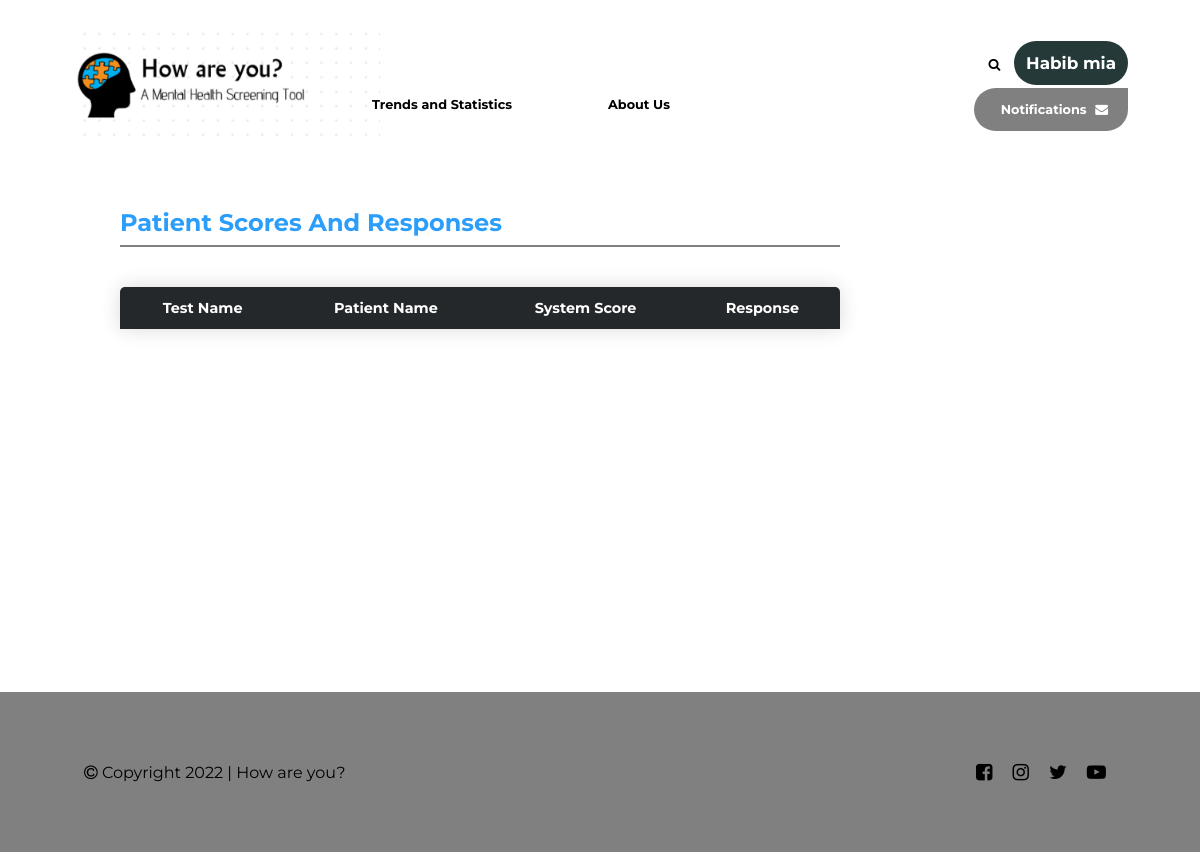
Page /test_result_poll (signed in) on the earlier database version.
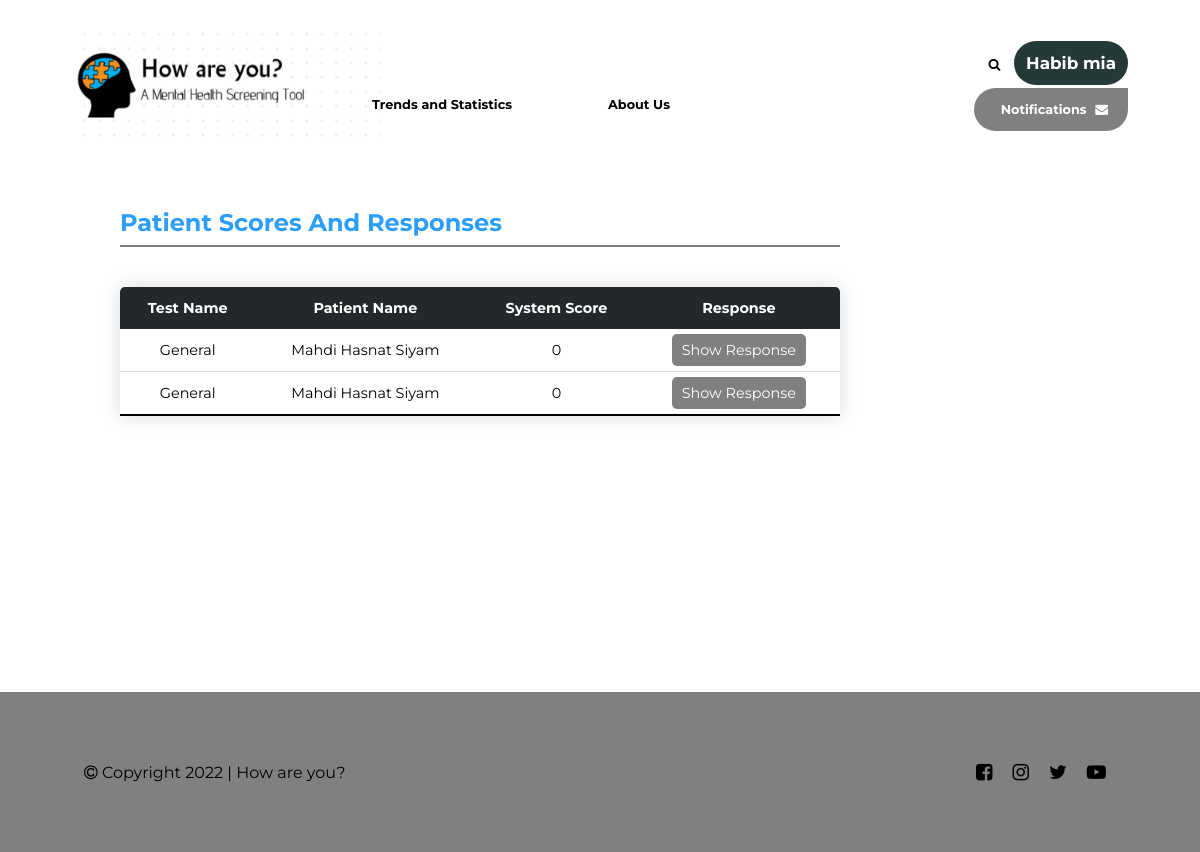
Same page on the later database version.
### persons/models.py (models this page shows)
class Person(models.Model):
	username = models.CharField(max_length=200,primary_key=True)
	name = models.CharField(max_length=200, default="Unknown")
	password = models.CharField(max_length=50)
	email = models.EmailField(max_length=50)
	joined_at = models.DateTimeField(default=timezone.now)
	date_of_birth = models.DateTimeField(default=timezone.now,null=False,blank=False)
	gender = models.CharField(
        max_length=1,
        choices=Gender.choices,
        null=False,
        blank=False,
        default=Gender.FEMALE,
    )
	mobile_number = models.CharField(null=True,max_length=50,blank=True)

### take_questionnaire/models.py (models this page shows)
class TestResult(models.Model):
    test = models.ForeignKey(Test, on_delete=models.CASCADE)
    patient = models.ForeignKey(Patient, on_delete=models.CASCADE)
    verifier = models.ForeignKey(Psychiatrist, on_delete=models.SET_NULL, null=True, default=None)
    questions = models.ManyToManyField(Question, through='Answer')
    submission_time = models.DateTimeField(default=timezone.now)
    comment = models.TextField(default='')
    def sum_score(self):
        score = 0
        for question in self.questions.all():
            answer = Answer.objects.get(testresult=self, question=question)
            score += answer.score
        return score

class Test(models.Model):
    added_by = models.ForeignKey(Psychiatrist, on_delete=models.DO_NOTHING)
    name = models.CharField("Name of the test", max_length=FIELD_LENGTH, null=False, blank=False)
    created_at = models.DateTimeField(default=timezone.now)
    is_approved = models.CharField(max_length=CHOICE_LENGTH, choices=Status.choices, default=Status.PENDING_APPROVAL)
    questions = models.ManyToManyField(Question, through='TestQuestion')

class Question(models.Model):
    added_by = models.ForeignKey(Psychiatrist, on_delete=models.CASCADE)
    class QuestionType(models.TextChoices):
        RADIO = 'RD', gettext_lazy('Radio')
        SLIDER = 'SL', gettext_lazy('Number Slider')
        MUL_CHOICE = 'CH', gettext_lazy('Multiple Choice')
    type = models.CharField(max_length=2, choices=QuestionType.choices, default=QuestionType.RADIO)
    created_at = models.DateTimeField(default=timezone.now)
    changed_at = models.DateTimeField(default=timezone.now)
    question_text = models.CharField(max_length=TEXT_FIELD, null=False, blank=False, default=UNSPECIFIED)

class Answer(models.Model):
    testresult = models.ForeignKey(TestResult, on_delete=models.CASCADE)
    question = models.ForeignKey(Question, on_delete=models.CASCADE)
    response = models.CharField(max_length=FIELD_LENGTH, null=False, blank=False, default=UNSPECIFIED)
    score = models.IntegerField(default=0)

### psychiatrists/views.py (the view)
# urls.py: path('test_result_poll', views.test_result_poll, name='test_result_poll'),
def test_result_poll(request):
	assert('username' in request.session)
	context={}
	context['my'] = Psychiatrist.objects.get(username=request.session['username'])
	context['testresults'] = TestResult.objects.filter(verifier = None)
	return render(request , 'psychiatrists/test_result_poll.html',context)

### psychiatrists/templates/psychiatrists/test_result_poll.html (shortened to what this page needs)
{% load static %}
<!DOCTYPE html>
<html lang="en">
<head>
    <link rel="stylesheet" href="https://cdnjs.cloudflare.com/ajax/libs/font-awesome/4.7.0/css/font-awesome.min.css">
    <link rel="stylesheet" href="{% static 'psychiatrists/zaber.css' %}">
    <link rel="stylesheet" href="{% static 'psychiatrists/styles.css' %}">
</head>
<body>
    <div class="container">
        <section class="header">
            {% include "logo.html" %}
            <nav>
                <ul class="nav-links">
                    <li>Trends and Statistics</li>
                    <li>About Us</li>
                </ul>
                <span class="nav-right">
                    <span>
                        <i class="fa fa-search" style="margin-right: 10px;"></i>
                        <span class="avatar">{{my.name}}</span>
                    </span>
                    <span class="notifi-box">
                        Notifications
                        <i class="fa fa-envelope" style="margin-left: 5px;"></i>
                    </span>
                </span>
            </nav>
        </section>
        <section class="body-sec">
            <ul class="test-ovrs">
                <li>
                    <span class="test-name">Patient Scores And Responses</span><br>
                    <hr style="border: 1px solid grey; margin-top: 1ex; width: 75%;">
                </li>
            </ul>
            <table class="content-table">
                <thead>
                    <tr>
                    <th>Test Name</th>
                    <th>Patient Name</th>
                    <th>System Score</th>
                    <th>Response</th>
                    </tr>
                </thead>
                <tbody>
                    {% for testresult in testresults%}
                    <tr>
                        <td>{{testresult.test.name}}</td>
                        <td>{{testresult.patient.name}}</td>
                        <td>{{testresult.sum_score}}</td>
                        <td> <span class="table-elem" onclick="location.href='{% url 'psychiatrists:test_result_varify' testresult.id %}'">Show Response</span> </td>
                    </tr>
                    {% endfor %}
                </tbody>
            </table>
        </section>
    </div>
    <section class="footer">
        <span><i class="fa fa-copyright"></i> Copyright <span class="year"></span> | How are you?</span>
        <div>
            <ul class="social-media">
                <li><a href="#"><i class="fa fa-facebook-square"></i></a></li>
                <li><a href="#"><i class="fa fa-instagram"></i></a></li>
                <li><a href="#"><i class="fa fa-twitter"></i></a></li>
                <li><a href="#"><i class="fa fa-youtube-play"></i></a></li>
            </ul>
        </div>
    </section>
</body>
</html>

### templates/logo.html
{% load static %}
<div class="logo" >
	<span onclick="location.href='{% url 'persons:index' %}'">
	<img src="{% static 'persons/logo.png' %}" alt="How are you?" height="40%" width="40%" >
	</span>
</div>

### psychiatrists/static/psychiatrists/zaber.css (style rules this page uses)
.content-table { border-collapse: collapse; margin: 25px 0; font-size: 0.9em; width: 75%; border-radius: 5px 5px 0 0; overflow: hidden; box-shadow: 0 0 20px rgba(0, 0, 0, 0.15); }
.content-table thead tr { background-color: rgb(36, 40, 43); color: #ffffff; text-align: left; font-weight: bold; }
.content-table th, .content-table td { padding: 12px 15px; }
.content-table tbody tr { border-bottom: 1px solid #dddddd; }
.content-table tbody tr:last-of-type { border-bottom: 2px solid black; }
.table-elem { padding: 7px; padding-left: 10px; padding-right: 10px; border-radius: 5px; background-color: gray; color: white; }
td, th { text-align: center; vertical-align: middle; }

### psychiatrists/static/psychiatrists/styles.css (style rules this page uses)
* { margin: 0; padding: 0; box-sizing: border-box; }
body { font-family: "Montserrat", sans-serif; }
.container { margin-top: 4vh; margin-left: 6vw; margin-right: 6vw; min-height: 70vh; }
.logo { position: absolute; overflow: hidden; }
nav { display: flex; align-items: center; justify-content: space-between; position: relative; min-height: 15vh; }
.nav-links { display: flex; margin-left: 25vw; margin-top: 3vh; list-style: none; }
.nav-links li { position: relative; padding-right: 6rem; font-size: 0.8rem; font-weight: bold; }
.nav-links li::after { content: ""; position: absolute; width: 50%; height: 2px; bottom: -2px; left: 0; background-color: rgb(88, 88, 230); visibility: hidden; transform: scaleX(0); transform-origin: top left; transition: all 0.3s ease-in-out 0s; }
.nav-right { justify-self: flex-end; display: flex; flex-direction: column; flex-wrap: wrap; text-align: right; font-weight: bold; font-size: 0.8rem; }
.body-sec { margin-top: 7vh; margin-left: 4vw; margin-right: 4vw; }
.test-ovrs { list-style: none; }
.test-ovrs li { margin-bottom: 5vh; }
.test-name { color: #2b9dfa; font-weight: bold; font-size: 1.5rem; }
.footer { display: flex; align-items: center; justify-content: space-between; min-height: 20vh; background-color: gray; padding-left: 7vw; padding-right: 7vw; margin-top: 100px; }
.social-media { display: flex; list-style: none; }
.social-media li { padding: 10px; font-size: 1.2rem; }
.social-media li > a { text-decoration: none; color: black; }
.avatar { color: white; font-size: 1.05rem; background-color: rgb(37, 58, 56); border-radius: 100px; padding: 12px; margin-bottom: 10; }
.notifi-box { padding: 14px; padding-left: 27px; padding-right: 20px; border-radius: 25px 0 25px 25px; margin-top: 15px; color: white; background-color: gray; }

Differences in the rows shown:
added TestResult: test.name "General", patient.name "Mahdi Hasnat Siyam", sum_score "0"
added TestResult: test.name "General", patient.name "Mahdi Hasnat Siyam", sum_score "0"
